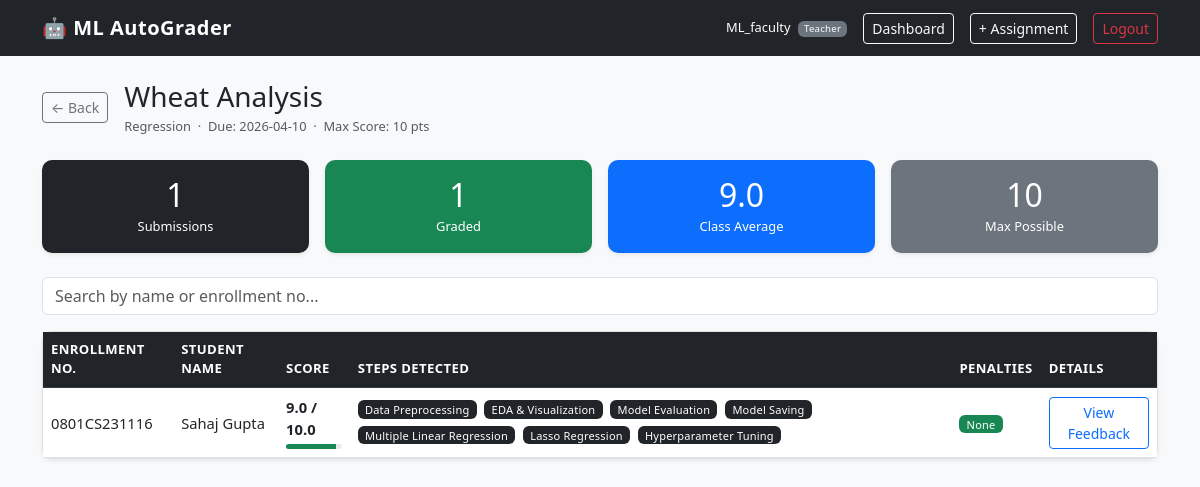
The page /teacher/assignment/2 (signed in) on the database its author committed.
### models.py (models this page shows, shortened)
class User(db.Model, UserMixin):
    __tablename__ = "user"
    id            = db.Column(db.Integer, primary_key=True)
    name          = db.Column(db.String(100), nullable=False)
    email         = db.Column(db.String(120), unique=True, nullable=False)
    password      = db.Column(db.String(200), nullable=False)
    role          = db.Column(db.String(20), nullable=False)
    status        = db.Column(db.String(20), nullable=True, default="approved")
    enrollment_no = db.Column(db.String(50), unique=True, nullable=True)
    branch        = db.Column(db.String(50), nullable=True)
    batch         = db.Column(db.String(50), nullable=True)
    assignments   = db.relationship("Assignment", backref="creator", lazy=True)
    submissions   = db.relationship("Submission", backref="student",  lazy=True)

class Assignment(db.Model):
    __tablename__ = "assignment"
    id           = db.Column(db.Integer, primary_key=True)
    title        = db.Column(db.String(200), nullable=False)
    description  = db.Column(db.Text,        nullable=False)
    due_date     = db.Column(db.String(50),  nullable=False)
    task_type    = db.Column(db.String(50),  nullable=False)
    rubric_json  = db.Column(db.Text, nullable=False)
    dataset_path = db.Column(db.String(300), nullable=True)
    teacher_id   = db.Column(db.Integer, db.ForeignKey("user.id"), nullable=False)
    grading_status = db.Column(db.String(30), default="pending")
    created_at   = db.Column(db.DateTime, default=datetime.utcnow)
    submissions = db.relationship(
        "Submission",
        backref="assignment",
        cascade="all, delete-orphan"
    )
    @property
    def rubric(self):
        return json.loads(self.rubric_json)
    @property
    def max_score(self):
        return sum(v["points"] for v in self.rubric.values())

class Submission(db.Model):
    __tablename__ = "submission"
    id            = db.Column(db.Integer, primary_key=True)
    student_id    = db.Column(db.Integer, db.ForeignKey("user.id"),         nullable=False)
    assignment_id = db.Column(db.Integer, db.ForeignKey("assignment.id"),   nullable=False)
    file_path     = db.Column(db.String(300), nullable=False)
    status        = db.Column(db.String(30), default="submitted")
    score         = db.Column(db.Float,  nullable=True)
    max_score     = db.Column(db.Float,  nullable=True)
    result_json   = db.Column(db.Text, nullable=True)
    released      = db.Column(db.Boolean, default=False)
    submitted_at  = db.Column(db.DateTime, default=datetime.utcnow)
    graded_at     = db.Column(db.DateTime, nullable=True)
    @property
    def result(self):
        if self.result_json:
            return json.loads(self.result_json)
        return {}
    @property
    def feedback(self):
        return self.result.get("feedback", {})
    @property
    def timeline(self):
        return self.result.get("extracted_timeline", [])
    @property
    def scores_breakdown(self):
        return self.result.get("final_scores", {})
    @property
    def penalties(self):
        return self.result.get("system_penalties", [])

### app.py (the view)
@app.route("/teacher/assignment/<int:assign_id>")
@login_required
def teacher_view_assignment(assign_id):
    if current_user.role != "teacher":
        return "Access denied", 403
    assignment = Assignment.query.get_or_404(assign_id)
    if assignment.teacher_id != current_user.id:
        return "Access denied", 403
    submissions = Submission.query.filter_by(assignment_id=assign_id).all()
    students    = {u.id: u for u in User.query.filter_by(role="student").all()}
    return render_template(
        "teacher/view_results.html",
        assignment  = assignment,
        submissions = submissions,
        students    = students,
    )

### app.py (called while the page is built)
@login_manager.user_loader
def load_user(user_id):
    return User.query.get(int(user_id))

### templates/teacher/view_results.html (shortened to what this page needs)
{% extends 'base.html' %}
{% block content %}
<div class="d-flex align-items-center gap-3 mb-4">
    <a href="{{ url_for('teacher_dashboard') }}" class="btn btn-outline-secondary btn-sm">← Back</a>
    <div>
        <h3 class="mb-0">{{ assignment.title }}</h3>
        <small class="text-muted">
            {{ assignment.task_type }} &nbsp;·&nbsp;
            Due: {{ assignment.due_date }} &nbsp;·&nbsp;
            Max Score: {{ assignment.max_score }} pts
        </small>
    </div>
</div>
{% set graded_subs = submissions | selectattr('status', 'equalto', 'graded') | list %}
{% set total_subs  = submissions | length %}
{% if graded_subs %}
    {% set avg_score = (graded_subs | sum(attribute='score')) / graded_subs | length %}
{% else %}
    {% set avg_score = 0 %}
{% endif %}
<div class="row mb-4 g-3">
    <div class="col-md-3">
        <div class="card text-center shadow-sm border-0 bg-dark text-white">
            <div class="card-body"><h2 class="mb-0">{{ total_subs }}</h2><small>Submissions</small></div>
        </div>
    </div>
    <div class="col-md-3">
        <div class="card text-center shadow-sm border-0 bg-success text-white">
            <div class="card-body"><h2 class="mb-0">{{ graded_subs | length }}</h2><small>Graded</small></div>
        </div>
    </div>
    <div class="col-md-3">
        <div class="card text-center shadow-sm border-0 bg-primary text-white">
            <div class="card-body"><h2 class="mb-0">{{ "%.1f" | format(avg_score) }}</h2><small>Class Average</small></div>
        </div>
    </div>
    <div class="col-md-3">
        <div class="card text-center shadow-sm border-0 bg-secondary text-white">
            <div class="card-body"><h2 class="mb-0">{{ assignment.max_score }}</h2><small>Max Possible</small></div>
        </div>
    </div>
</div>
<div class="mb-3">
    <input type="text" id="resultSearch" class="form-control"
           placeholder="Search by name or enrollment no...">
</div>
<div class="card shadow-sm">
    <div class="card-body p-0">
        <table class="table table-hover mb-0" id="resultsTable">
            <thead class="table-dark">
                <tr>
                    <th>Enrollment No.</th>
                    <th>Student Name</th>
                    <th>Score</th>
                    <th>Steps Detected</th>
                    <th>Penalties</th>
                    <th>Details</th>
                </tr>
            </thead>
            <tbody>
                {% for sub in submissions %}
                {% set student = students[sub.student_id] %}
                <tr>
                    <td class="enroll">{{ student.enrollment_no }}</td>
                    <td class="sname">{{ student.name }}</td>
                    <td>
                        {% if sub.score is not none %}
                            <strong>{{ sub.score }} / {{ sub.max_score }}</strong>
                            <div class="progress mt-1" style="height:5px">
                                <div class="progress-bar bg-success"
                                     style="width:{{ ((sub.score/sub.max_score)*100)|round }}%"></div>
                            </div>
                        {% else %}—{% endif %}
                    </td>
                    <td>
                        {% for step in sub.timeline %}
                            <span class="badge bg-dark me-1 mb-1">{{ step }}</span>
                        {% endfor %}
                    </td>
                    <td>
                        {% set penalty_count = sub.penalties | length %}
                        {% if penalty_count > 0 %}
                            <span class="badge bg-danger">{{ penalty_count }} penalty</span>
                        {% else %}
                            <span class="badge bg-success">None</span>
                        {% endif %}
                    </td>
                    <td>
                        {% if sub.status == 'graded' %}
                        <button class="btn btn-outline-primary btn-sm"
                                data-bs-toggle="collapse"
                                data-bs-target="#detail-{{ sub.id }}">
                            View Feedback
                        </button>
                        {% else %}—{% endif %}
                    </td>
                </tr>
                {% endfor %}
            </tbody>
        </table>
    </div>
</div>
{% endblock %}

### templates/base.html (shortened to what this page needs)
<!DOCTYPE html>
<html lang="en">
<head>
    <link href="https://cdn.jsdelivr.net/npm/bootstrap@5.3.0/dist/css/bootstrap.min.css" rel="stylesheet">
    <link href="{{ url_for('static', filename='css/style.css') }}" rel="stylesheet">
</head>
<body class="bg-light">
<nav class="navbar navbar-expand-lg navbar-dark bg-dark mb-4">
    <div class="container">
        <a class="navbar-brand fw-bold" href="#">🤖 ML AutoGrader</a>
        <div class="d-flex align-items-center gap-3">
            {% if current_user.is_authenticated %}
                <span class="text-white small">
                    {{ current_user.name }}
                    <span class="badge bg-secondary ms-1">{{ current_user.role | title }}</span>
                </span>
                {% if current_user.role == 'student' %}
                    <a href="{{ url_for('student_dashboard') }}" class="btn btn-outline-light btn-sm">Dashboard</a>
                    <a href="{{ url_for('my_grades') }}" class="btn btn-outline-light btn-sm">My Grades</a>
                {% elif current_user.role == 'teacher' %}
                    <a href="{{ url_for('teacher_dashboard') }}" class="btn btn-outline-light btn-sm">Dashboard</a>
                    <a href="{{ url_for('create_assignment') }}" class="btn btn-outline-light btn-sm">+ Assignment</a>
                {% elif current_user.role == 'admin' %}
                    <a href="{{ url_for('admin_dashboard') }}" class="btn btn-outline-light btn-sm">Admin Panel</a>
                {% endif %}
                <a href="{{ url_for('logout') }}" class="btn btn-outline-danger btn-sm">Logout</a>
            {% endif %}
        </div>
    </div>
</nav>
<div class="container">
    {% block content %}{% endblock %}
</div>
</body>
</html>

### static/css/style.css (style rules this page uses)
body { font-size: 0.92rem; }
.navbar-brand { letter-spacing: 0.5px; }
.card { border-radius: 10px; border: 1px solid #e0e0e0; }
.table th { font-weight: 600; font-size: 0.82rem; text-transform: uppercase; letter-spacing: 0.4px; }
.table td { vertical-align: middle; }
.badge { font-weight: 500; letter-spacing: 0.2px; }
.progress { border-radius: 10px; background: #e9ecef; }

### rows shown on the page
User: name "ML_faculty", role "Teacher"
Assignment: title "Wheat Analysis", task_type "Regression", due_date "2026-04-10", max_score "10"
Submission: score "9.0", max_score "10.0", timeline "Data Preprocessing" "EDA & Visualization" "Model Evaluation" "Model Saving" "Multiple Linear Regression" "Lasso Regression" "Hyperparameter Tuning"
User: enrollment_no "0801CS231116", name "Sahaj Gupta"

### other values the page prints
{{ total_subs }} "1"
{{ graded_subs | length }} "1"
{{ "%.1f" | format(avg_score) }} "9.0"
